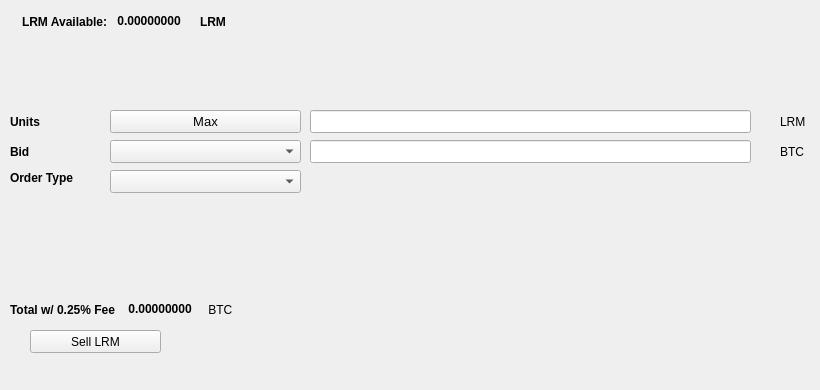
   <widget class="QWidget" name="SellTab">
    <attribute name="title">
     <string>Sell</string>
    </attribute>
    <widget class="QLabel" name="label_16">
     <property name="geometry">
      <rect>
       <x>780</x>
       <y>140</y>
       <width>31</width>
       <height>23</height>
      </rect>
     </property>
     <property name="text">
      <string>BTC</string>
     </property>
    </widget>
    <widget class="QComboBox" name="SellBidcomboBox">
     <property name="geometry">
      <rect>
       <x>110</x>
       <y>140</y>
       <width>191</width>
       <height>23</height>
      </rect>
     </property>
     <property name="font">
      <font>
       <pointsize>10</pointsize>
      </font>
     </property>
    </widget>
    <widget class="QLabel" name="label_18">
     <property name="geometry">
      <rect>
       <x>10</x>
       <y>110</y>
       <width>46</width>
       <height>23</height>
      </rect>
     </property>
     <property name="font">
      <font>
       <weight>75</weight>
       <bold>true</bold>
      </font>
     </property>
     <property name="text">
      <string>Units</string>
     </property>
    </widget>
    <widget class="QPushButton" name="Sell_Max_Amount">
     <property name="geometry">
      <rect>
       <x>110</x>
       <y>110</y>
       <width>191</width>
       <height>23</height>
      </rect>
     </property>
     <property name="font">
      <font>
       <pointsize>10</pointsize>
      </font>
     </property>
     <property name="text">
      <string>Max</string>
     </property>
    </widget>
    <widget class="QLabel" name="label_20">
     <property name="geometry">
      <rect>
       <x>10</x>
       <y>170</y>
       <width>91</width>
       <height>16</height>
      </rect>
     </property>
     <property name="font">
      <font>
       <weight>75</weight>
       <bold>true</bold>
      </font>
     </property>
     <property name="text">
      <string>Order Type</string>
     </property>
    </widget>
    <widget class="QComboBox" name="SellOrdertypeCombo">
     <property name="geometry">
      <rect>
       <x>110</x>
       <y>170</y>
       <width>191</width>
       <height>23</height>
      </rect>
     </property>
     <property name="font">
      <font>
       <pointsize>10</pointsize>
      </font>
     </property>
    </widget>
    <widget class="QLabel" name="label_21">
     <property name="geometry">
      <rect>
       <x>10</x>
       <y>140</y>
       <width>46</width>
       <height>23</height>
      </rect>
     </property>
     <property name="font">
      <font>
       <weight>75</weight>
       <bold>true</bold>
      </font>
     </property>
     <property name="text">
      <string>Bid</string>
     </property>
    </widget>
    <widget class="QLabel" name="label_22">
     <property name="geometry">
      <rect>
       <x>780</x>
       <y>110</y>
       <width>31</width>
       <height>23</height>
      </rect>
     </property>
     <property name="text">
      <string>LRM</string>
     </property>
    </widget>
    <widget class="QLineEdit" name="UnitsInputLRM">
     <property name="geometry">
      <rect>
       <x>310</x>
       <y>110</y>
       <width>441</width>
       <height>23</height>
      </rect>
     </property>
     <property name="font">
      <font>
       <pointsize>9</pointsize>
       <weight>75</weight>
       <bold>true</bold>
      </font>
     </property>
    </widget>
    <widget class="QLineEdit" name="SellBidPriceEdit">
     <property name="geometry">
      <rect>
       <x>310</x>
       <y>140</y>
       <width>441</width>
       <height>23</height>
      </rect>
     </property>
     <property name="font">
      <font>
       <pointsize>9</pointsize>
       <weight>75</weight>
       <bold>true</bold>
      </font>
     </property>
    </widget>
    <widget class="QPushButton" name="SellLRMBTN">
     <property name="geometry">
      <rect>
       <x>30</x>
       <y>330</y>
       <width>131</width>
       <height>23</height>
      </rect>
     </property>
     <property name="text">
      <string>Sell LRM</string>
     </property>
     <property name="icon">
      <iconset resource="../lrmcoin">
       <normaloff>:/icons/bitcoin</normaloff>:/icons/bitcoin</iconset>
     </property>
    </widget>
    <widget class="QWidget" name="layoutWidget3">
     <property name="geometry">
      <rect>
       <x>22</x>
       <y>12</y>
       <width>258</width>
       <height>19</height>
      </rect>
     </property>
     <layout class="QHBoxLayout" name="horizontalLayout">
      <item>
       <widget class="QLabel" name="label232_2">
        <property name="font">
         <font>
          <weight>75</weight>
          <bold>true</bold>
         </font>
        </property>
        <property name="text">
         <string>LRM Available:</string>
        </property>
       </widget>
      </item>
      <item>
       <widget class="QLabel" name="LRMAvailableLabel">
        <property name="palette">
         <palette>
          <active>
           <colorrole role="WindowText">
            <brush brushstyle="SolidPattern">
             <color alpha="255">
              <red>0</red>
              <green>0</green>
              <blue>0</blue>
             </color>
            </brush>
           </colorrole>
           <colorrole role="Button">
            <brush brushstyle="SolidPattern">
             <color alpha="255">
              <red>0</red>
              <green>170</green>
              <blue>0</blue>
             </color>
            </brush>
           </colorrole>
           <colorrole role="Light">
            <brush brushstyle="SolidPattern">
             <color alpha="255">
              <red>0</red>
              <green>255</green>
              <blue>0</blue>
             </color>
            </brush>
           </colorrole>
           <colorrole role="Midlight">
            <brush brushstyle="SolidPattern">
             <color alpha="255">
              <red>0</red>
              <green>212</green>
              <blue>0</blue>
             </color>
            </brush>
           </colorrole>
           <colorrole role="Dark">
            <brush brushstyle="SolidPattern">
             <color alpha="255">
              <red>0</red>
              <green>85</green>
              <blue>0</blue>
             </color>
            </brush>
           </colorrole>
           <colorrole role="Mid">
            <brush brushstyle="SolidPattern">
             <color alpha="255">
              <red>0</red>
              <green>113</green>
              <blue>0</blue>
             </color>
            </brush>
           </colorrole>
           <colorrole role="Text">
            <brush brushstyle="SolidPattern">
             <color alpha="255">
              <red>0</red>
              <green>170</green>
              <blue>0</blue>
             </color>
            </brush>
           </colorrole>
           <colorrole role="BrightText">
            <brush brushstyle="SolidPattern">
             <color alpha="255">
              <red>255</red>
              <green>255</green>
              <blue>255</blue>
             </color>
            </brush>
           </colorrole>
           <colorrole role="ButtonText">
            <brush brushstyle="SolidPattern">
             <color alpha="255">
              <red>0</red>
              <green>0</green>
              <blue>0</blue>
             </color>
            </brush>
           </colorrole>
           <colorrole role="Base">
            <brush brushstyle="SolidPattern">
             <color alpha="255">
              <red>255</red>
              <green>255</green>
              <blue>255</blue>
             </color>
            </brush>
           </colorrole>
           <colorrole role="Window">
            <brush brushstyle="SolidPattern">
             <color alpha="255">
              <red>0</red>
              <green>170</green>
              <blue>0</blue>
             </color>
            </brush>
           </colorrole>
           <colorrole role="Shadow">
            <brush brushstyle="SolidPattern">
             <color alpha="255">
              <red>0</red>
              <green>0</green>
              <blue>0</blue>
             </color>
            </brush>
           </colorrole>
           <colorrole role="AlternateBase">
            <brush brushstyle="SolidPattern">
             <color alpha="255">
              <red>127</red>
              <green>212</green>
              <blue>127</blue>
             </color>
            </brush>
           </colorrole>
           <colorrole role="ToolTipBase">
            <brush brushstyle="SolidPattern">
             <color alpha="255">
              <red>255</red>
              <green>255</green>
              <blue>220</blue>
             </color>
            </brush>
           </colorrole>
           <colorrole role="ToolTipText">
            <brush brushstyle="SolidPattern">
             <color alpha="255">
              <red>0</red>
              <green>0</green>
              <blue>0</blue>
             </color>
            </brush>
           </colorrole>
          </active>
          <inactive>
           <colorrole role="WindowText">
            <brush brushstyle="SolidPattern">
             <color alpha="255">
              <red>0</red>
              <green>0</green>
              <blue>0</blue>
             </color>
            </brush>
           </colorrole>
           <colorrole role="Button">
            <brush brushstyle="SolidPattern">
             <color alpha="255">
              <red>0</red>
              <green>170</green>
              <blue>0</blue>
             </color>
            </brush>
           </colorrole>
           <colorrole role="Light">
            <brush brushstyle="SolidPattern">
             <color alpha="255">
              <red>0</red>
              <green>255</green>
              <blue>0</blue>
             </color>
            </brush>
           </colorrole>
           <colorrole role="Midlight">
            <brush brushstyle="SolidPattern">
             <color alpha="255">
              <red>0</red>
              <green>212</green>
              <blue>0</blue>
             </color>
            </brush>
           </colorrole>
           <colorrole role="Dark">
            <brush brushstyle="SolidPattern">
             <color alpha="255">
              <red>0</red>
              <green>85</green>
              <blue>0</blue>
             </color>
            </brush>
           </colorrole>
           <colorrole role="Mid">
            <brush brushstyle="SolidPattern">
             <color alpha="255">
              <red>0</red>
              <green>113</green>
              <blue>0</blue>
             </color>
            </brush>
           </colorrole>
           <colorrole role="Text">
            <brush brushstyle="SolidPattern">
             <color alpha="255">
              <red>0</red>
              <green>170</green>
              <blue>0</blue>
             </color>
            </brush>
           </colorrole>
           <colorrole role="BrightText">
            <brush brushstyle="SolidPattern">
             <color alpha="255">
              <red>255</red>
              <green>255</green>
              <blue>255</blue>
             </color>
            </brush>
           </colorrole>
           <colorrole role="ButtonText">
            <brush brushstyle="SolidPattern">
             <color alpha="255">
              <red>0</red>
              <green>0</green>
              <blue>0</blue>
             </color>
            </brush>
           </colorrole>
           <colorrole role="Base">
            <brush brushstyle="SolidPattern">
             <color alpha="255">
              <red>255</red>
              <green>255</green>
              <blue>255</blue>
             </color>
            </brush>
           </colorrole>
           <colorrole role="Window">
            <brush brushstyle="SolidPattern">
             <color alpha="255">
              <red>0</red>
              <green>170</green>
              <blue>0</blue>
             </color>
            </brush>
           </colorrole>
           <colorrole role="Shadow">
            <brush brushstyle="SolidPattern">
             <color alpha="255">
              <red>0</red>
              <green>0</green>
              <blue>0</blue>
             </color>
            </brush>
           </colorrole>
           <colorrole role="AlternateBase">
            <brush brushstyle="SolidPattern">
             <color alpha="255">
              <red>127</red>
              <green>212</green>
              <blue>127</blue>
             </color>
            </brush>
           </colorrole>
           <colorrole role="ToolTipBase">
            <brush brushstyle="SolidPattern">
             <color alpha="255">
              <red>255</red>
              <green>255</green>
              <blue>220</blue>
             </color>
            </brush>
           </colorrole>
           <colorrole role="ToolTipText">
            <brush brushstyle="SolidPattern">
             <color alpha="255">
              <red>0</red>
              <green>0</green>
              <blue>0</blue>
             </color>
            </brush>
           </colorrole>
          </inactive>
          <disabled>
           <colorrole role="WindowText">
            <brush brushstyle="SolidPattern">
             <color alpha="255">
              <red>0</red>
              <green>85</green>
              <blue>0</blue>
             </color>
            </brush>
           </colorrole>
           <colorrole role="Button">
            <brush brushstyle="SolidPattern">
             <color alpha="255">
              <red>0</red>
              <green>170</green>
              <blue>0</blue>
             </color>
            </brush>
           </colorrole>
           <colorrole role="Light">
            <brush brushstyle="SolidPattern">
             <color alpha="255">
              <red>0</red>
              <green>255</green>
              <blue>0</blue>
             </color>
            </brush>
           </colorrole>
           <colorrole role="Midlight">
            <brush brushstyle="SolidPattern">
             <color alpha="255">
              <red>0</red>
              <green>212</green>
              <blue>0</blue>
             </color>
            </brush>
           </colorrole>
           <colorrole role="Dark">
            <brush brushstyle="SolidPattern">
             <color alpha="255">
              <red>0</red>
              <green>85</green>
              <blue>0</blue>
             </color>
            </brush>
           </colorrole>
           <colorrole role="Mid">
            <brush brushstyle="SolidPattern">
             <color alpha="255">
              <red>0</red>
              <green>113</green>
              <blue>0</blue>
             </color>
            </brush>
           </colorrole>
           <colorrole role="Text">
            <brush brushstyle="SolidPattern">
             <color alpha="255">
              <red>0</red>
              <green>85</green>
              <blue>0</blue>
             </color>
            </brush>
           </colorrole>
           <colorrole role="BrightText">
            <brush brushstyle="SolidPattern">
             <color alpha="255">
              <red>255</red>
              <green>255</green>
              <blue>255</blue>
             </color>
            </brush>
           </colorrole>
           <colorrole role="ButtonText">
            <brush brushstyle="SolidPattern">
             <color alpha="255">
              <red>0</red>
              <green>85</green>
              <blue>0</blue>
             </color>
            </brush>
           </colorrole>
           <colorrole role="Base">
            <brush brushstyle="SolidPattern">
             <color alpha="255">
              <red>0</red>
              <green>170</green>
              <blue>0</blue>
             </color>
            </brush>
           </colorrole>
           <colorrole role="Window">
            <brush brushstyle="SolidPattern">
             <color alpha="255">
              <red>0</red>
              <green>170</green>
              <blue>0</blue>
             </color>
            </brush>
           </colorrole>
           <colorrole role="Shadow">
            <brush brushstyle="SolidPattern">
             <color alpha="255">
              <red>0</red>
              <green>0</green>
              <blue>0</blue>
             </color>
            </brush>
           </colorrole>
           <colorrole role="AlternateBase">
            <brush brushstyle="SolidPattern">
             <color alpha="255">
              <red>0</red>
              <green>170</green>
              <blue>0</blue>
             </color>
            </brush>
           </colorrole>
           <colorrole role="ToolTipBase">
            <brush brushstyle="SolidPattern">
             <color alpha="255">
              <red>255</red>
              <green>255</green>
              <blue>220</blue>
             </color>
            </brush>
           </colorrole>
           <colorrole role="ToolTipText">
            <brush brushstyle="SolidPattern">
             <color alpha="255">
              <red>0</red>
              <green>0</green>
              <blue>0</blue>
             </color>
            </brush>
           </colorrole>
          </disabled>
         </palette>
        </property>
        <property name="font">
         <font>
          <weight>75</weight>
          <bold>true</bold>
         </font>
        </property>
        <property name="text">
         <string> 0.00000000 </string>
        </property>
        <property name="textInteractionFlags">
         <set>Qt::LinksAccessibleByMouse|Qt::TextSelectableByKeyboard|Qt::TextSelectableByMouse</set>
        </property>
       </widget>
      </item>
      <item>
       <widget class="QLabel" name="labelLRM">
        <property name="font">
         <font>
          <weight>75</weight>
          <bold>true</bold>
         </font>
        </property>
        <property name="text">
         <string>LRM</string>
        </property>
       </widget>
      </item>
     </layout>
    </widget>
    <widget class="QWidget" name="layoutWidget">
     <property name="geometry">
      <rect>
       <x>10</x>
       <y>300</y>
       <width>268</width>
       <height>19</height>
      </rect>
     </property>
     <layout class="QHBoxLayout" name="horizontalLayout_2">
      <item>
       <widget class="QLabel" name="label_19">
        <property name="font">
         <font>
          <weight>75</weight>
          <bold>true</bold>
         </font>
        </property>
        <property name="text">
         <string>Total w/ 0.25% Fee </string>
        </property>
       </widget>
      </item>
      <item>
       <widget class="QLabel" name="SellCostLabel">
        <property name="palette">
         <palette>
          <active>
           <colorrole role="WindowText">
            <brush brushstyle="SolidPattern">
             <color alpha="255">
              <red>0</red>
              <green>0</green>
              <blue>0</blue>
             </color>
            </brush>
           </colorrole>
           <colorrole role="Button">
            <brush brushstyle="SolidPattern">
             <color alpha="255">
              <red>0</red>
              <green>170</green>
              <blue>0</blue>
             </color>
            </brush>
           </colorrole>
           <colorrole role="Light">
            <brush brushstyle="SolidPattern">
             <color alpha="255">
              <red>0</red>
              <green>255</green>
              <blue>0</blue>
             </color>
            </brush>
           </colorrole>
           <colorrole role="Midlight">
            <brush brushstyle="SolidPattern">
             <color alpha="255">
              <red>0</red>
              <green>212</green>
              <blue>0</blue>
             </color>
            </brush>
           </colorrole>
           <colorrole role="Dark">
            <brush brushstyle="SolidPattern">
             <color alpha="255">
              <red>0</red>
              <green>85</green>
              <blue>0</blue>
             </color>
            </brush>
           </colorrole>
           <colorrole role="Mid">
            <brush brushstyle="SolidPattern">
             <color alpha="255">
              <red>0</red>
              <green>113</green>
              <blue>0</blue>
             </color>
            </brush>
           </colorrole>
           <colorrole role="Text">
            <brush brushstyle="SolidPattern">
             <color alpha="255">
              <red>0</red>
              <green>170</green>
              <blue>0</blue>
             </color>
            </brush>
           </colorrole>
           <colorrole role="BrightText">
            <brush brushstyle="SolidPattern">
             <color alpha="255">
              <red>255</red>
              <green>255</green>
              <blue>255</blue>
             </color>
            </brush>
           </colorrole>
           <colorrole role="ButtonText">
            <brush brushstyle="SolidPattern">
             <color alpha="255">
              <red>0</red>
              <green>0</green>
              <blue>0</blue>
             </color>
            </brush>
           </colorrole>
           <colorrole role="Base">
            <brush brushstyle="SolidPattern">
             <color alpha="255">
              <red>255</red>
              <green>255</green>
              <blue>255</blue>
             </color>
            </brush>
           </colorrole>
           <colorrole role="Window">
            <brush brushstyle="SolidPattern">
             <color alpha="255">
              <red>0</red>
              <green>170</green>
              <blue>0</blue>
             </color>
            </brush>
           </colorrole>
           <colorrole role="Shadow">
            <brush brushstyle="SolidPattern">
             <color alpha="255">
              <red>0</red>
              <green>0</green>
              <blue>0</blue>
             </color>
            </brush>
           </colorrole>
           <colorrole role="AlternateBase">
            <brush brushstyle="SolidPattern">
             <color alpha="255">
              <red>127</red>
              <green>212</green>
              <blue>127</blue>
             </color>
            </brush>
           </colorrole>
           <colorrole role="ToolTipBase">
            <brush brushstyle="SolidPattern">
             <color alpha="255">
              <red>255</red>
              <green>255</green>
              <blue>220</blue>
             </color>
            </brush>
           </colorrole>
           <colorrole role="ToolTipText">
            <brush brushstyle="SolidPattern">
             <color alpha="255">
              <red>0</red>
              <green>0</green>
              <blue>0</blue>
             </color>
            </brush>
           </colorrole>
          </active>
          <inactive>
           <colorrole role="WindowText">
            <brush brushstyle="SolidPattern">
             <color alpha="255">
              <red>0</red>
              <green>0</green>
              <blue>0</blue>
             </color>
            </brush>
           </colorrole>
           <colorrole role="Button">
            <brush brushstyle="SolidPattern">
             <color alpha="255">
              <red>0</red>
              <green>170</green>
              <blue>0</blue>
             </color>
            </brush>
           </colorrole>
           <colorrole role="Light">
            <brush brushstyle="SolidPattern">
             <color alpha="255">
              <red>0</red>
              <green>255</green>
              <blue>0</blue>
             </color>
            </brush>
           </colorrole>
           <colorrole role="Midlight">
            <brush brushstyle="SolidPattern">
             <color alpha="255">
              <red>0</red>
              <green>212</green>
              <blue>0</blue>
             </color>
            </brush>
           </colorrole>
           <colorrole role="Dark">
            <brush brushstyle="SolidPattern">
             <color alpha="255">
              <red>0</red>
              <green>85</green>
              <blue>0</blue>
             </color>
            </brush>
           </colorrole>
           <colorrole role="Mid">
            <brush brushstyle="SolidPattern">
             <color alpha="255">
              <red>0</red>
              <green>113</green>
              <blue>0</blue>
             </color>
            </brush>
           </colorrole>
           <colorrole role="Text">
            <brush brushstyle="SolidPattern">
             <color alpha="255">
              <red>0</red>
              <green>170</green>
              <blue>0</blue>
             </color>
            </brush>
           </colorrole>
           <colorrole role="BrightText">
            <brush brushstyle="SolidPattern">
             <color alpha="255">
              <red>255</red>
              <green>255</green>
              <blue>255</blue>
             </color>
            </brush>
           </colorrole>
           <colorrole role="ButtonText">
            <brush brushstyle="SolidPattern">
             <color alpha="255">
              <red>0</red>
              <green>0</green>
              <blue>0</blue>
             </color>
            </brush>
           </colorrole>
           <colorrole role="Base">
            <brush brushstyle="SolidPattern">
             <color alpha="255">
              <red>255</red>
              <green>255</green>
              <blue>255</blue>
             </color>
            </brush>
           </colorrole>
           <colorrole role="Window">
            <brush brushstyle="SolidPattern">
             <color alpha="255">
              <red>0</red>
              <green>170</green>
              <blue>0</blue>
             </color>
            </brush>
           </colorrole>
           <colorrole role="Shadow">
            <brush brushstyle="SolidPattern">
             <color alpha="255">
              <red>0</red>
              <green>0</green>
              <blue>0</blue>
             </color>
            </brush>
           </colorrole>
           <colorrole role="AlternateBase">
            <brush brushstyle="SolidPattern">
             <color alpha="255">
              <red>127</red>
              <green>212</green>
              <blue>127</blue>
             </color>
            </brush>
           </colorrole>
           <colorrole role="ToolTipBase">
            <brush brushstyle="SolidPattern">
             <color alpha="255">
              <red>255</red>
              <green>255</green>
              <blue>220</blue>
             </color>
            </brush>
           </colorrole>
           <colorrole role="ToolTipText">
            <brush brushstyle="SolidPattern">
             <color alpha="255">
              <red>0</red>
              <green>0</green>
              <blue>0</blue>
             </color>
            </brush>
           </colorrole>
          </inactive>
          <disabled>
           <colorrole role="WindowText">
            <brush brushstyle="SolidPattern">
             <color alpha="255">
              <red>0</red>
              <green>85</green>
              <blue>0</blue>
             </color>
            </brush>
           </colorrole>
           <colorrole role="Button">
            <brush brushstyle="SolidPattern">
             <color alpha="255">
              <red>0</red>
              <green>170</green>
              <blue>0</blue>
             </color>
            </brush>
           </colorrole>
           <colorrole role="Light">
            <brush brushstyle="SolidPattern">
             <color alpha="255">
              <red>0</red>
              <green>255</green>
              <blue>0</blue>
             </color>
            </brush>
           </colorrole>
           <colorrole role="Midlight">
            <brush brushstyle="SolidPattern">
             <color alpha="255">
              <red>0</red>
              <green>212</green>
              <blue>0</blue>
             </color>
            </brush>
           </colorrole>
           <colorrole role="Dark">
            <brush brushstyle="SolidPattern">
             <color alpha="255">
              <red>0</red>
              <green>85</green>
              <blue>0</blue>
             </color>
            </brush>
           </colorrole>
           <colorrole role="Mid">
            <brush brushstyle="SolidPattern">
             <color alpha="255">
              <red>0</red>
              <green>113</green>
              <blue>0</blue>
             </color>
            </brush>
           </colorrole>
           <colorrole role="Text">
            <brush brushstyle="SolidPattern">
             <color alpha="255">
              <red>0</red>
              <green>85</green>
              <blue>0</blue>
             </color>
            </brush>
           </colorrole>
           <colorrole role="BrightText">
            <brush brushstyle="SolidPattern">
             <color alpha="255">
              <red>255</red>
              <green>255</green>
              <blue>255</blue>
             </color>
            </brush>
           </colorrole>
           <colorrole role="ButtonText">
            <brush brushstyle="SolidPattern">
             <color alpha="255">
              <red>0</red>
              <green>85</green>
              <blue>0</blue>
             </color>
            </brush>
           </colorrole>
           <colorrole role="Base">
            <brush brushstyle="SolidPattern">
             <color alpha="255">
              <red>0</red>
              <green>170</green>
              <blue>0</blue>
             </color>
            </brush>
           </colorrole>
           <colorrole role="Window">
            <brush brushstyle="SolidPattern">
             <color alpha="255">
              <red>0</red>
              <green>170</green>
              <blue>0</blue>
             </color>
            </brush>
           </colorrole>
           <colorrole role="Shadow">
            <brush brushstyle="SolidPattern">
             <color alpha="255">
              <red>0</red>
              <green>0</green>
              <blue>0</blue>
             </color>
            </brush>
           </colorrole>
           <colorrole role="AlternateBase">
            <brush brushstyle="SolidPattern">
             <color alpha="255">
              <red>0</red>
              <green>170</green>
              <blue>0</blue>
             </color>
            </brush>
           </colorrole>
           <colorrole role="ToolTipBase">
            <brush brushstyle="SolidPattern">
             <color alpha="255">
              <red>255</red>
              <green>255</green>
              <blue>220</blue>
             </color>
            </brush>
           </colorrole>
           <colorrole role="ToolTipText">
            <brush brushstyle="SolidPattern">
             <color alpha="255">
              <red>0</red>
              <green>0</green>
              <blue>0</blue>
             </color>
            </brush>
           </colorrole>
          </disabled>
         </palette>
        </property>
        <property name="font">
         <font>
          <weight>75</weight>
          <bold>true</bold>
         </font>
        </property>
        <property name="autoFillBackground">
         <bool>false</bool>
        </property>
        <property name="text">
         <string> 0.00000000</string>
        </property>
        <property name="textInteractionFlags">
         <set>Qt::LinksAccessibleByMouse|Qt::TextSelectableByMouse</set>
        </property>
       </widget>
      </item>
      <item>
       <widget class="QLabel" name="label_17">
        <property name="font">
         <font>
          <weight>50</weight>
          <bold>false</bold>
         </font>
        </property>
        <property name="text">
         <string> BTC</string>
        </property>
       </widget>
      </item>
     </layout>
    </widget>
    <widget class="QLabel" name="label_23">
     <property name="geometry">
      <rect>
       <x>460</x>
       <y>300</y>
       <width>281</width>
       <height>81</height>
      </rect>
     </property>
     <property name="text">
      <string/>
     </property>
     <property name="pixmap">
      <pixmap>:/images/bittrex</pixmap>
     </property>
    </widget>
   </widget>
